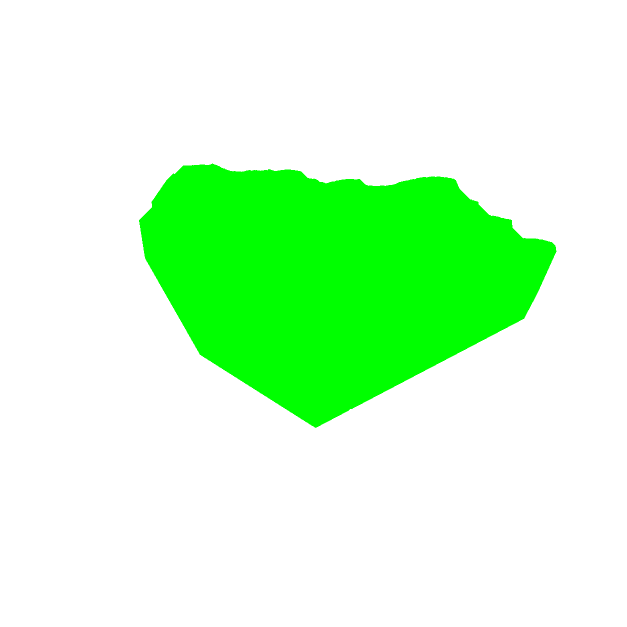
#> input picture scripts/map-assets/masks/base-01-cool-mask.png, 1254 x 1254 px (shown at 1/2 size)
$ python -i build_levels.py   (imports and definitions only)
#> lines starting #> are read from the running program, lines starting #| are printed output that depends on the picture; after the words box and inside, x2 and y2 are one past the last pixel; in counts of white or black regions, pixels touching at a corner belong together
### scripts/map-assets/build_masks.py
"""島の土台から、家や木を置ける「草地」のマスクを作る。

使い方:
  py scripts/map-assets/build_masks.py .
出力:
  scripts/map-assets/masks/<base>-mask.png   草地＝緑、それ以外＝透明（Figma で手直しできる）
"""
import json, os, sys
import numpy as np
from PIL import Image
from scipy import ndimage as ndi

# 草の色の範囲（Pillow の HSV は 0〜255）
HUE = (30, 85)      # 黄緑〜緑
SAT_MIN = 50        # くすんだ色（岩・石畳）を除く
VAL_MIN = 80        # 暗い影を除く
MIN_AREA = 0.005    # 画像全体の 0.5% より小さい草地は捨てる（崖のコケなど）
MARGIN = 10         # 縁から内側へ縮める幅(px)。崖ぎりぎりに置かないため


def lawn_mask(img: Image.Image) -> np.ndarray:
    """草地なら True になる2次元配列を返す"""
    hsv = np.array(img.convert("RGB").convert("HSV")).astype(int)
    alpha = np.array(img.getchannel("A"))
    h, s, v = hsv[..., 0], hsv[..., 1], hsv[..., 2]
    grass = (h >= HUE[0]) & (h <= HUE[1]) & (s >= SAT_MIN) & (v >= VAL_MIN) & (alpha > 200)
    grass = ndi.binary_opening(grass, iterations=3)    # 細いコケや点のノイズを消す
    grass = ndi.binary_fill_holes(grass)                # 草地の中の花や小石の穴を埋める
    labels, n = ndi.label(grass)                        # つながった草地ごとに番号を付ける
    sizes = ndi.sum(grass, labels, range(1, n + 1))
    keep = [i + 1 for i, size in enumerate(sizes) if size >= grass.size * MIN_AREA]
    grass = np.isin(labels, keep)                       # 小さい草地を捨てる
    return ndi.binary_erosion(grass, iterations=MARGIN)  # 縁から少し内側へ縮める


# [16 lines left out: function main, not called in this run]


# [2 lines that do not run on import are left out]

### scripts/map-assets/build_levels.py
"""島のレベル絵（lv1〜lv5）を、マップで使える形にして登録する。

使い方:
  py scripts/map-assets/build_levels.py <絵のフォルダ> <土台> [--palette 色] [--repo リポジトリのルート]
  py scripts/map-assets/build_levels.py --all <島ごとのフォルダが入った親フォルダ>
  py scripts/map-assets/build_levels.py --slots-only   （絵はそのままで、家の位置だけ作り直す）
  例: py scripts/map-assets/build_levels.py --all "../../Island design/デザイン用画像/デザイン用画像"
      （арал1 → base-01, арал2 → base-03, арал3 → base-05, арал4 → base-07,
        арал5 → base-09 … は新しい土台。絵が入っていないフォルダは飛ばす）
  例: py scripts/map-assets/build_levels.py --all "../../Island design/oshimarin-island-levels"
      （色の名前のフォルダでもよい。青 → base-01, 緑 → base-03, ピンク → base-05, 黄 → base-07。
        「бүдэг（淡い）/ pale / kawaii」はかわいい、「бараан（濃い）/ dark / cool」はかっこいいの絵。
        例: 「бүдэг цэнхэр арал」＝青い島のかわいい、「бараан цэнхэр арал」＝青い島のかっこいい。
        フォルダの中にもう1段同じ名前のフォルダがあっても、絵のあるところまで降りて探す）

絵のレベルは、ファイル名から次の順に決める
  1. 「lv3」「Level 3」「Level three」などがあれば、そのレベル
  2. 名前の最後の「-3」「_3」（そのレベルがまだ空いていれば）
  3. それでも決まらない絵は、草地が広い（建物が少ない）順に、空いているレベルへ
  - lv1 … 何もない島。これが土台になる。島を開いた画面（家10軒）は、どのレベルでもこの絵
  - lv2〜lv5 … 島民が増えると、世界地図でこの絵に切り替わる
  - フォルダの中に cool / kawaii というフォルダを作ると、その中の絵はそのモード専用になる
    （名前に cool / kawaii が入っている絵も同じ）。片方のモードの絵しかなければ、両方のモードで使う
  - モード専用の lv1 があれば、そのモードでは島の形（土台）も変わる。家の位置もその土台に合わせて作る
  - png / jpg / webp。正方形・背景透明が望ましい（白い背景なら自動で抜く）
  - lv2〜lv5 の島の位置や大きさが lv1 と少しずれていても、自動で lv1 に重なるように合わせる

やること:
  1. lv1 を土台にする（public/map/base/<土台>.webp）
  2. lv1 から草地マスク（scripts/map-assets/masks/<土台>-mask.png）と、
     家・木などの位置（slots.json の <土台>）を作り直す
     （家10軒＋1軒は、街の中心の広場（hub。メンバーのアイコンを並べる）を囲む輪に並べる）
  3. lv2〜lv5 を lv1 に重ねて public/map/levels/<土台>/<モード>/lv<N>.webp に保存する
     （城の塔などがはみ出してもよいように、土台より上下に余白を付けた絵にする）
  4. manifest.json の bases と levels に登録する（build_assets.py をやり直しても消えない）
"""
import argparse, functools, json, os, re, sys
import numpy as np
from PIL import Image, ImageDraw
from scipy import ndimage as ndi
from scipy.signal import fftconvolve
from scipy.spatial import ConvexHull

sys.path.insert(0, os.path.dirname(os.path.abspath(__file__)))
import build_slots  # noqa: E402
from build_masks import lawn_mask  # noqa: E402

CANVAS = 1254                          # 土台の絵の大きさ（ほかの土台と同じ）
FRAME = {"top": 0.4, "bottom": 0.1}    # レベルの絵の、土台より上・下の余白（土台の大きさに対する割合）
FILL = 0.96                            # 島の横幅をキャンバスの 96% にそろえる（ほかの土台と同じ）
CENTER_Y = 0.51                        # 島の上下の真ん中を、キャンバスの 51% の高さにそろえる
LEVEL_SCALE = 0.75                     # レベルの絵は世界地図（引きの画面）でしか見えないので、少し小さく保存する
MODES = ("cool", "kawaii")
PALETTES = ("blue", "green", "pink", "purple")
# --all のとき: フォルダの番号 → 島の土台
# （シードの島: base-01 ARASHI（青）・base-03 M!LK（緑）・base-05 TWICE（ピンク）・base-07 FRUITSZIPPER（黄））。
# 5番からは新しい土台（base-09, base-11, …）になり、/dev/islands で新しい島に選べる
ISLAND_BASES = ("base-01", "base-03", "base-05", "base-07")


# [5 lines left out: function island_base, not called in this run]
ISLAND_FOLDER = re.compile(r"^(?:арал|aral|island|島)[\s_-]*(\d+)$", re.IGNORECASE)
# --all のとき: 色の名前のフォルダ → 島の土台。淡い色はかわいい、濃い色はかっこいいの絵
COLOR_WORDS = {
    "blue": ("цэнхэр", "blue", "青", "ブルー"),
    "green": ("ногоон", "green", "緑", "グリーン"),
    "pink": ("ягаан", "pink", "ピンク"),
    "yellow": ("шар", "yellow", "黄", "イエロー"),
}
COLOR_BASES = {"blue": "base-01", "green": "base-03", "pink": "base-05", "yellow": "base-07"}
MODE_WORDS = {
    "kawaii": ("бүдэг", "цайвар", "pale", "kawaii", "かわいい", "淡"),
    "cool": ("бараан", "dark", "cool", "かっこいい", "濃"),
}


# [18 lines left out: functions color_folder, image_dir, not called in this run]
EXTS = (".png", ".jpg", ".jpeg", ".webp")
WORDS = {"one": 1, "two": 2, "three": 3, "four": 4, "five": 5, "six": 6, "seven": 7, "eight": 8, "nine": 9}
NAMED = re.compile(r"(?:lv|level)[\s_-]*0*([1-9]|one|two|three|four|five|six|seven|eight|nine)(?![a-z])", re.IGNORECASE)
TRAILING = re.compile(r"[-_ ]([1-9])$")


# [83 lines left out: functions find_files, pick_file, remove_background, to_canvas, not called in this run]


def pastel_lawn_mask(img):
    """パステル調の島（草地の色が薄い絵）用: 島の上面を、黄緑のまだら模様から形として取り出す"""
    hsv = np.array(img.convert("RGB").convert("HSV")).astype(int)
    alpha = np.array(img.getchannel("A")) > 200
    h, s = hsv[..., 0], hsv[..., 1]
    green = alpha & (h >= 25) & (h <= 80) & (s >= 15)     # 薄い黄緑（ピンクや紫のまだらはあとで埋める）
    top = ndi.binary_closing(green, iterations=12)       # まだらをつなげる
    top = ndi.binary_fill_holes(top) & alpha
    top = largest(top)
    top = largest(ndi.binary_opening(top, iterations=20))  # 崖のコケなど細い出っぱりを切り離す
    top = fill_hull(top) & alpha                          # 上面は凸なひし形。縁のピンクのまだらも含める
    return ndi.binary_erosion(top, iterations=20)         # 縁の石やコケから少し内側へ


def fill_hull(mask):
    """mask を囲む凸多角形の内側を True にする"""
    edge = mask & ~ndi.binary_erosion(mask)
    ys, xs = np.nonzero(edge)
    if len(xs) < 3:
        return mask
    pts = np.column_stack([xs, ys])
    hull = ConvexHull(pts)
    canvas = Image.new("L", (mask.shape[1], mask.shape[0]), 0)
    ImageDraw.Draw(canvas).polygon([tuple(map(int, pts[i])) for i in hull.vertices], fill=1)
    return np.array(canvas).astype(bool)


def largest(mask):
    labels, n = ndi.label(mask)
    if n == 0:
        return mask
    sizes = ndi.sum(mask, labels, range(1, n + 1))
    return labels == (np.argmax(sizes) + 1)


def otsu(values):
    """明るさを2つに分けるしきい値（大津の方法）"""
    hist, _ = np.histogram(values, bins=256, range=(0, 256))
    p = hist / max(1, hist.sum())
    w = np.cumsum(p)
    mu = np.cumsum(p * np.arange(256))
    between = (mu[-1] * w - mu) ** 2 / (w * (1 - w) + 1e-12)
    return int(np.argmax(between))


def top_surface_mask(img):
    """島の上面を取り出す: 上面は光が当たって明るく、崖は影で暗い。島の上の池（水色）は除く"""
    alpha = np.array(img.getchannel("A")) > 200
    rgb = np.array(img.convert("RGB")).astype(float)
    lum = 0.299 * rgb[..., 0] + 0.587 * rgb[..., 1] + 0.114 * rgb[..., 2]
    weight = ndi.gaussian_filter(alpha.astype(float), 6)
    lum = ndi.gaussian_filter(np.where(alpha, lum, 0), 6) / np.maximum(weight, 1e-3)  # 模様をならす
    hsv = np.array(img.convert("RGB").convert("HSV")).astype(int)
    water = (hsv[..., 0] >= 112) & (hsv[..., 0] <= 145) & (hsv[..., 1] >= 45) & (hsv[..., 2] >= 200)
    top = alpha & (lum >= otsu(np.clip(lum[alpha], 0, 255))) & ~water
    top = largest(ndi.binary_opening(top, iterations=3))
    top = ndi.binary_fill_holes(ndi.binary_closing(top, iterations=8)) & alpha
    top = largest(ndi.binary_opening(top, iterations=15))  # 崖の明るいところなど細い出っぱりを切り離す
    return ndi.binary_erosion(top, iterations=16)           # 縁から少し内側へ


def island_lawn(img):
    """家を置ける島の上面。3つのやり方で取り出して、もっともらしいうちでいちばん広いものを使う"""
    alpha_mask_ = np.array(img.getchannel("A")) > 200
    alpha = alpha_mask_.mean()
    rows = np.where(alpha_mask_.any(axis=1))[0]
    cut = int(rows[0] + 0.6 * (rows[-1] - rows[0]))  # 島の下 40% はほとんど崖

    def low(m):
        return m[cut:].sum() / max(1, m.sum())

    cands = [("上面（明るさ）", top_surface_mask(img)), ("緑の草地", lawn_mask(img)), ("上面（パステル）", pastel_lawn_mask(img))]
    # 島全体の 8% 未満は狭すぎ、75% より広いか、下のほう（崖）に 13% より多くかかっていれば崖まで入っている
    good = [(n, m) for n, m in cands if 0.08 * alpha <= m.mean() <= 0.75 * alpha and low(m) <= 0.13]
    if good:
        name, mask = max(good, key=lambda nm: nm[1].mean())
    else:
        name, mask = min(cands, key=lambda nm: low(nm[1]))
    print(f"  家を置く面: {name}")
    return mask


@functools.lru_cache(maxsize=None)
def load(path):
    return to_canvas(remove_background(Image.open(path).convert("RGBA")))


# [291 lines left out: functions alpha_mask, side_band, best_shift, framing, apply_framing, align and 7 more, not called in this run]


# [2 lines not run here, left out]

>>> from PIL import Image
>>> picture = Image.open('masks/base-01-cool-mask.png')
#> picture is the input picture: PIL image 1254x1254 RGBA; mean R, G, B, A 0, 46.8, 0, 46.8
>>> result = island_lawn(picture)
#> in island_lawn, `alpha_mask_ = np.array(img.getchannel("A")) > 200`:
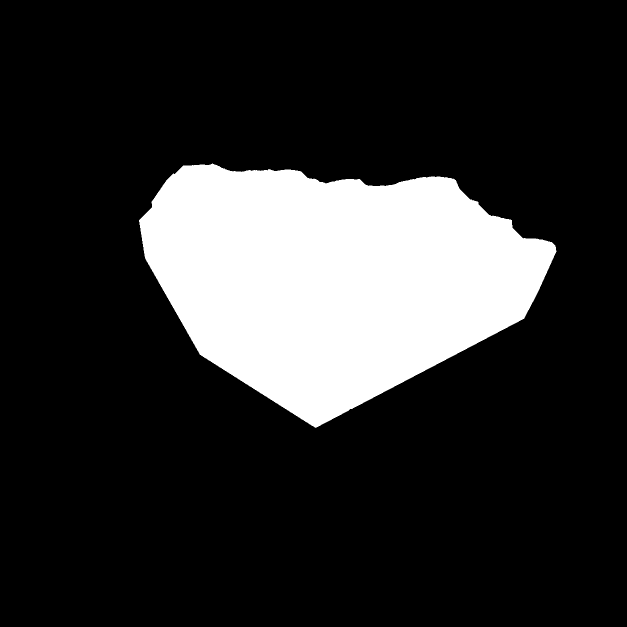
#> alpha_mask_: shape (1254, 1254) bool (shown at 1/2 size); 18.4% white; 1 white region, box (x1, y1, x2, y2) and area: (278, 327, 1113, 856) 288762
#> in island_lawn, `alpha = alpha_mask_.mean()`: alpha = 0.184
#> in island_lawn, `rows = np.where(alpha_mask_.any(axis=1))[0]`: rows = 529 values from 327 to 855
#> in island_lawn, `cut = int(rows[0] + 0.6 * (rows[-1] - rows[0]))`: cut = 643
#> in top_surface_mask, `rgb = np.array(img.convert("RGB")).astype(float)`:
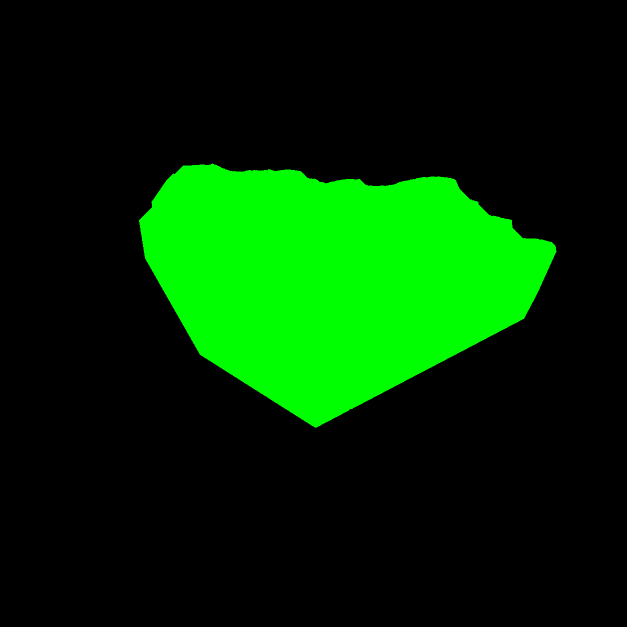
#> rgb: shape (1254, 1254, 3) float64 (shown at 1/2 size); mean R, G, B 0, 46.8, 0
#> in top_surface_mask, `weight = ndi.gaussian_filter(alpha.astype(float), 6)`:
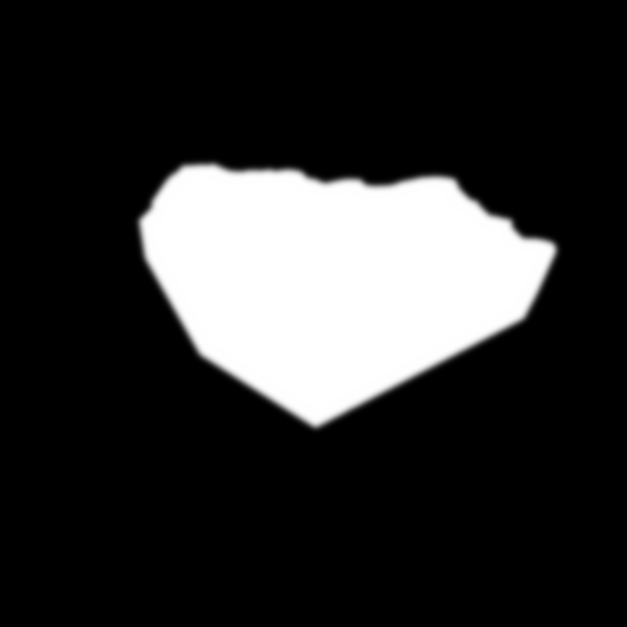
#> weight: shape (1254, 1254) float64 (shown at 1/2 size); min 0, max 1, mean 0.184
#> in top_surface_mask, `lum = ndi.gaussian_filter(np.where(alpha, lum, 0), 6) / np.maximum(wei..`:
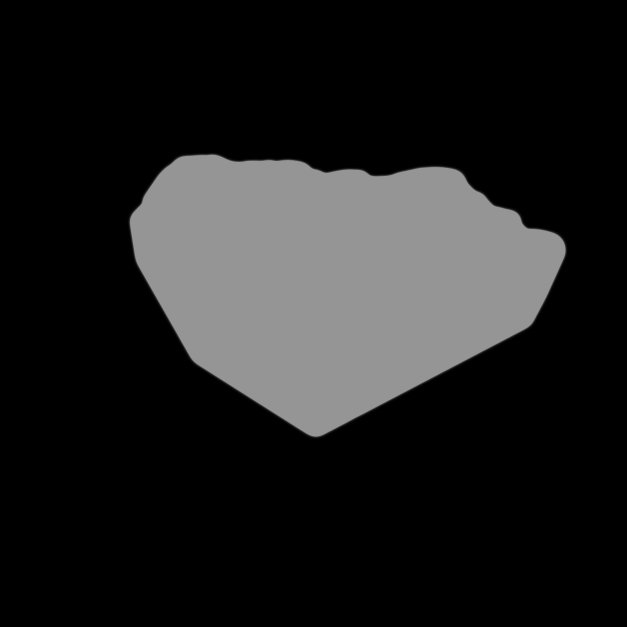
#> lum: shape (1254, 1254) float64 (shown at 1/2 size); min 0, max 149.7, mean 31.7
#> in top_surface_mask, `hsv = np.array(img.convert("RGB").convert("HSV")).astype(int)`:
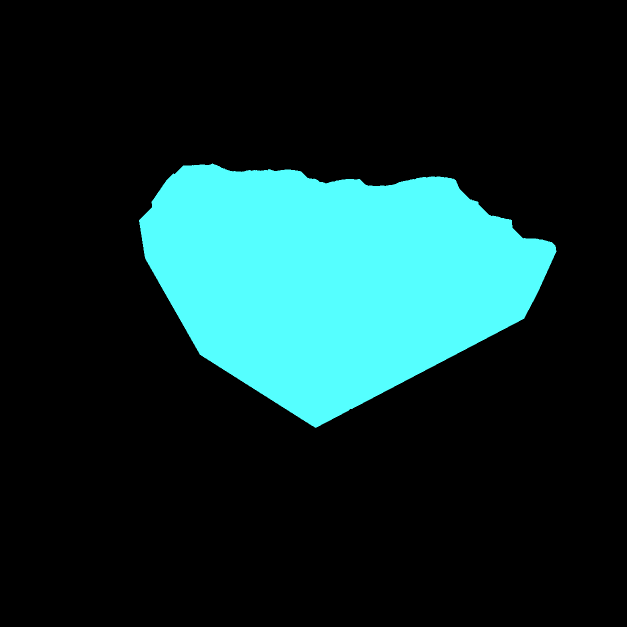
#> hsv: shape (1254, 1254, 3) int64 (shown at 1/2 size); mean R, G, B 15.6, 46.8, 46.8
#> in otsu, `hist, _ = np.histogram(values, bins=256, range=(0, 256))`: hist = 256 values, max 288762 at index 149, min 0 at index 0, mean 1128
#> in otsu, `p = hist / max(1, hist.sum())`: p = 256 values, max 1 at index 149, min 0 at index 0, mean 0.00391
#> in otsu, `w = np.cumsum(p)`: w = 256 values from 0 to 1
#> in otsu, `mu = np.cumsum(p * np.arange(256))`: mu = 256 values from 0 to 149
#> in otsu, `between = (mu[-1] * w - mu) ** 2 / (w * (1 - w) + 1e-12)`: between = 256 values from 0 to 0
#> in largest, `labels, n = ndi.label(mask)`: n = 1
#> in largest, `sizes = ndi.sum(mask, labels, range(1, n + 1))`: sizes = [288748]
#> in top_surface_mask, `return ndi.binary_erosion(top, iterations=16)`:
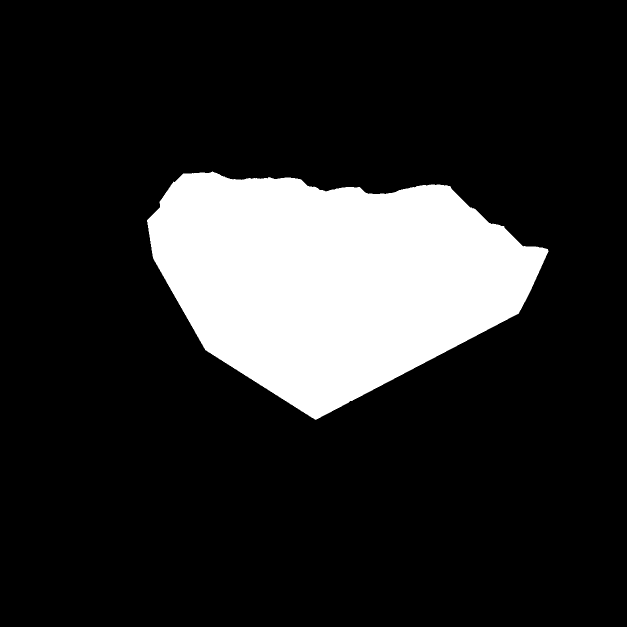
#> returned value: shape (1254, 1254) bool (shown at 1/2 size); 16.4% white; 1 white region, box (x1, y1, x2, y2) and area: (294, 343, 1097, 840) 258377
#> in lawn_mask, `labels, n = ndi.label(grass)`: n = 1
#> in lawn_mask, `sizes = ndi.sum(grass, labels, range(1, n + 1))`: sizes = [288748]
#> in lawn_mask, `keep = [i + 1 for i, size in enumerate(sizes) if size >= grass.size * ..`: keep = [1]
#> in lawn_mask, `return ndi.binary_erosion(grass, iterations=MARGIN)`:
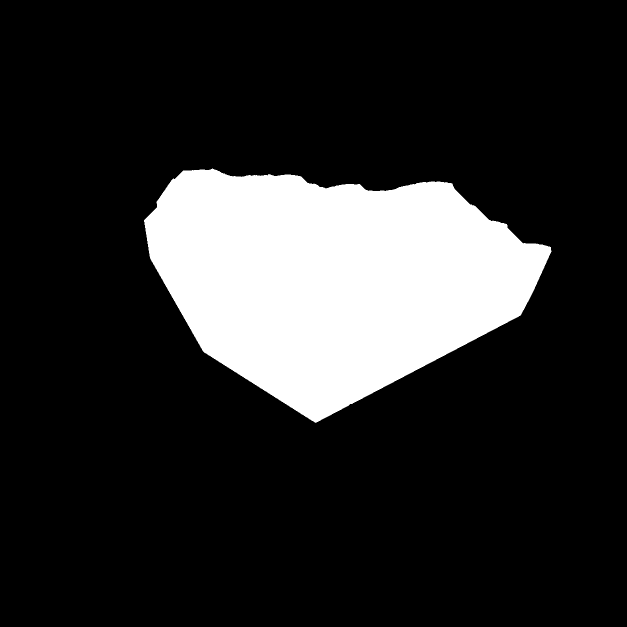
#> returned value: shape (1254, 1254) bool (shown at 1/2 size); 17.1% white; 1 white region, box (x1, y1, x2, y2) and area: (288, 337, 1103, 846) 269578
#> in fill_hull, `ys, xs = np.nonzero(edge)`: ys = empty array
#> in island_lawn, `good = [(n, m) for n, m in cands if 0.08 * alpha <= m.mean() <= 0.75 *..`: good = []
#> in island_lawn, `name, mask = min(cands, key=lambda nm: low(nm[1]))`: name = '上面（パステル）'
#|   家を置く面: 上面（パステル）

$ run again, on scripts/map-assets/masks/base-05-cool-mask.png
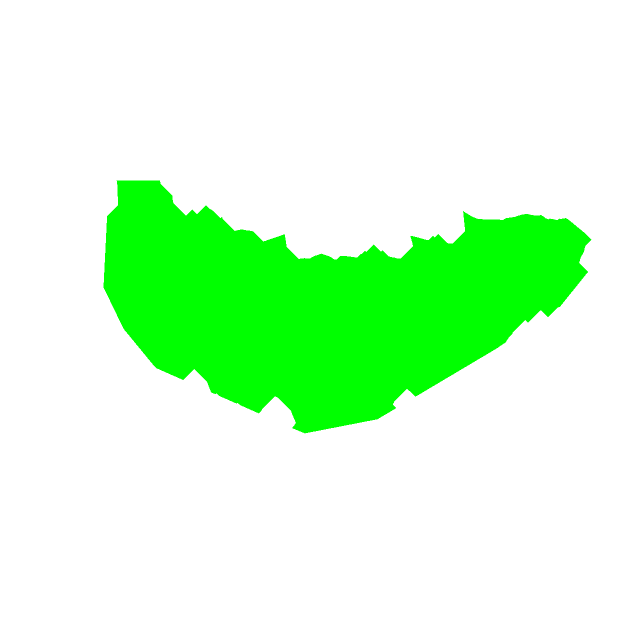
#> input picture scripts/map-assets/masks/base-05-cool-mask.png, 1254 x 1254 px (shown at 1/2 size)
#> picture is the input picture: PIL image 1254x1254 RGBA; mean R, G, B, A 0, 46.2, 0, 46.2
#> in island_lawn, `alpha_mask_ = np.array(img.getchannel("A")) > 200`:
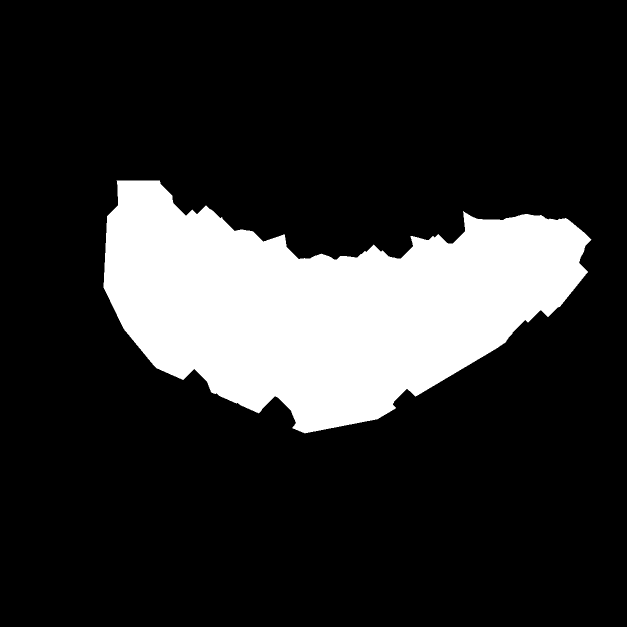
#> alpha_mask_: shape (1254, 1254) bool (shown at 1/2 size); 18.1% white; 1 white region, box (x1, y1, x2, y2) and area: (207, 361, 1183, 867) 284691
#> in island_lawn, `alpha = alpha_mask_.mean()`: alpha = 0.181
#> rows = 506 values from 361 to 866
#> cut = 664
#> water: shape (1254, 1254) bool; every value is 0
#> hist = 256 values, max 284691 at index 149, min 0 at index 0, mean 1112.1
#> p = 256 values, max 1 at index 149, min 0 at index 0, mean 0.00391
#> w = 256 values from 0 to 1
#> mu = 256 values from 0 to 149
#> between = 256 values from 0 to 0
#> labels: shape (1254, 1254) int32; values 0 (black) and 1 (white), 18.1% white; 1 white region, box (x1, y1, x2, y2) and area: (207, 361, 1183, 867) 284638
#> in largest, `labels, n = ndi.label(mask)`: n = 1
#> in largest, `sizes = ndi.sum(mask, labels, range(1, n + 1))`: sizes = [284638]
#> labels: shape (1254, 1254) int32; values 0 (black) and 1 (white), 18% white; 1 white region, box (x1, y1, x2, y2) and area: (207, 361, 1183, 867) 283697
#> in lawn_mask, `labels, n = ndi.label(grass)`: n = 1
#> in lawn_mask, `sizes = ndi.sum(grass, labels, range(1, n + 1))`: sizes = [284638]
#> keep = [1]
#> in lawn_mask, `return ndi.binary_erosion(grass, iterations=MARGIN)`:
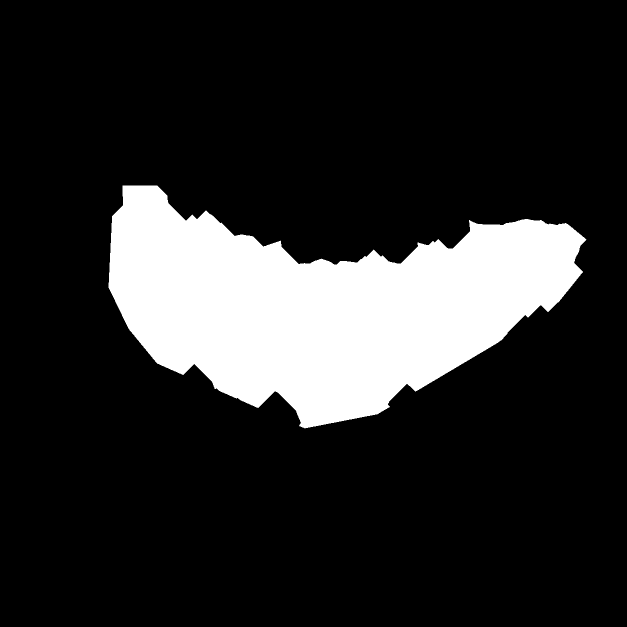
#> returned value: shape (1254, 1254) bool (shown at 1/2 size); 16.6% white; 1 white region, box (x1, y1, x2, y2) and area: (217, 371, 1173, 857) 260855
#> labels: shape (1254, 1254) int32; every value is 0
#> ys = empty array
#> good = []
#> name = '上面（パステル）'
#|   家を置く面: 上面（パステル）
